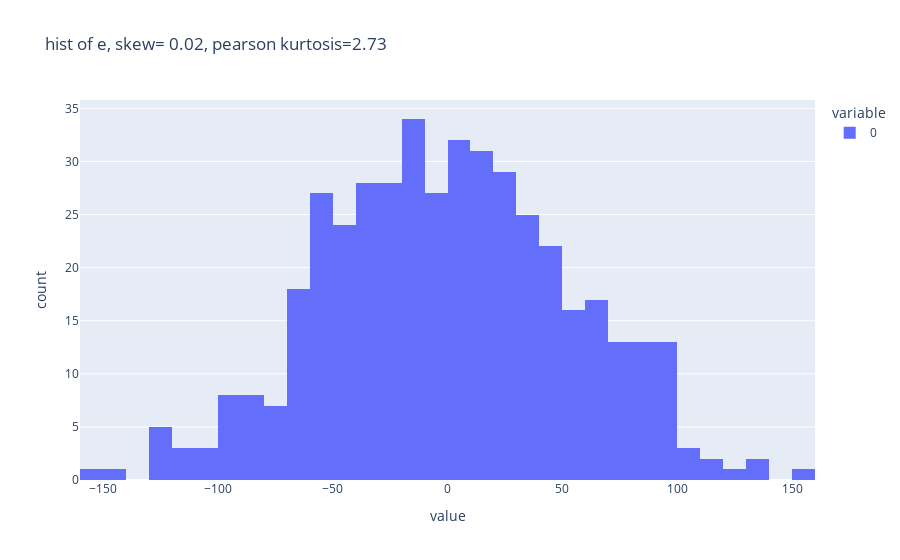

Notebook cell for this chart:
### Markdown cell above
Skew indicates the symmetry of the distribution. 0 implies perfect symmetry.

Pearson's Kurtosis shows the peakiness of the distribution. A normal distribution's pearson's kurtosis should be close to 3 (or 0 for fisher's kurtosis).


Resources:
- [skew](https://en.wikipedia.org/wiki/Skewness)
- [kurtosis](https://en.wikipedia.org/wiki/Kurtosis)
- [scipy.stats.kurtosis](https://docs.scipy.org/doc/scipy/reference/generated/scipy.stats.kurtosis.html)

### Code cell
from scipy.stats import skew, kurtosis
import plotly.express as px

e_skew, e_kurtosis_pearson = skew(e), kurtosis(e, fisher=False)
px.histogram(e, title=f"hist of e, skew={e_skew: .2f}, pearson kurtosis={e_kurtosis_pearson:.2f}")

### Figure 1 — Plotly figure (JSON) as saved in the notebook; plotly's stock layout.template omitted (floating-point values rounded to 4 significant figures; data arrays with more than 128 entries replaced by an {"elided": "..."} marker saying what was removed)
{"data": [{"alignmentgroup": "True", "bingroup": "x", "hovertemplate": "variable=0<br>value=%{x}<br>count=%{y}<extra></extra>", "legendgroup": "0", "marker": {"color": "#636efa", "pattern": {"shape": ""}}, "name": "0", "offsetgroup": "0", "orientation": "v", "showlegend": true, "type": "histogram", "x": {"elided": "442 float values"}, "xaxis": "x", "yaxis": "y"}], "layout": {"barmode": "relative", "legend": {"title": {"text": "variable"}, "tracegroupgap": 0}, "title": {"text": "hist of e, skew= 0.02, pearson kurtosis=2.73"}, "xaxis": {"anchor": "y", "domain": [0, 1], "title": {"text": "value"}}, "yaxis": {"anchor": "x", "domain": [0, 1], "title": {"text": "count"}}}}
